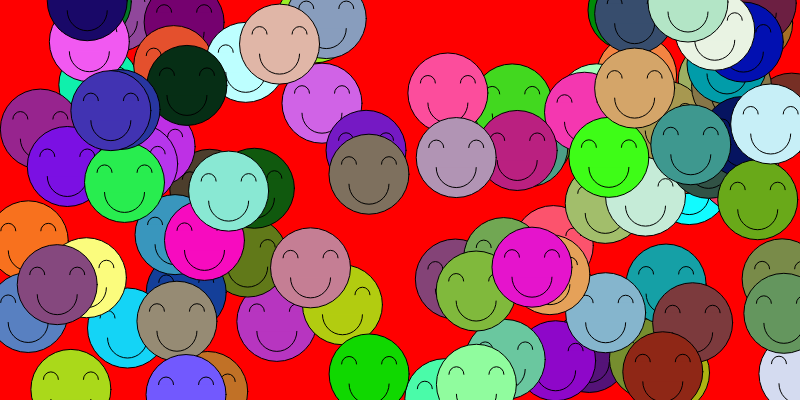
Frame 1 (no input)
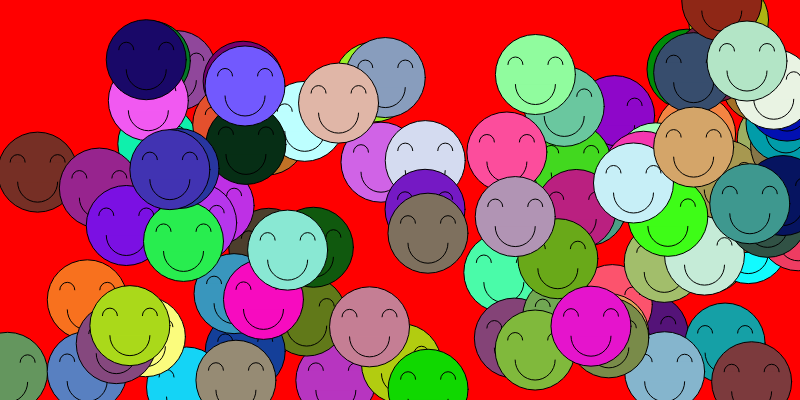
Frame 60 (no input)
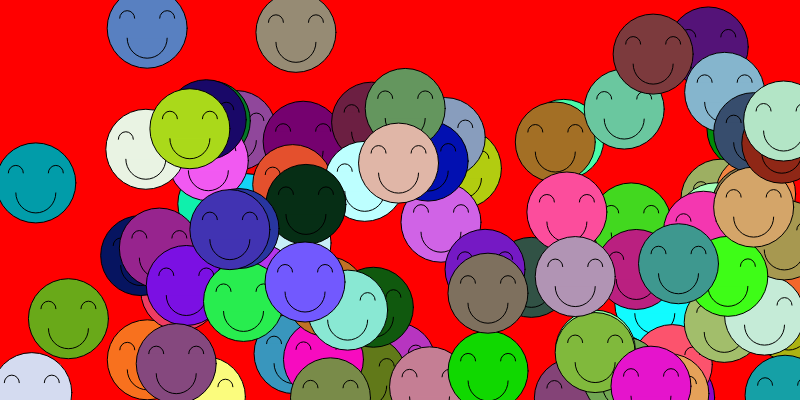
Frame 120 (the mouse pressed at the canvas centre since frame 60)

The p5.js sketch that drew these frames (run headless with seeded random() and noise() and a simulated clock; from frame 60 on, the mouse is pressed at the canvas centre):

// p5.js sketch
// ── sketch.js
// define an object
var happyArray = [];


function setup() {
	createCanvas(800,400);

	for (var i = 0; i < 100; i++) {
		happyArray.push(new HappyFace(random(256),random(256),random(256)));
	}
}

function draw() {

	background(255,0,0);
	for (var i = 0; i < happyArray.length; i++) {
		happyArray[i].drawFace();
	}

}
// ── happyFace.js

//constructor method
function HappyFace(red,green,blue){
  this.d = 80;
	this.posX = random(width);
	this.posY = random(height);
	this.speedX = 1;
	this.speedY = 1;
	this.dirX = 1;
	this.dirY = 1;
  this.r = red;
  this.g = green;
  this.b = blue;
}

HappyFace.prototype.drawFace = function() {

  // save current drawing style
  push();

  translate(this.posX, this.posY);
  fill(this.r,this.g,this.b);
  ellipse(0,0,this.d,this.d);
  arc(-20,-10,15,15,PI,TWO_PI);
  arc(20,-10,15,15,PI,TWO_PI);
  arc(0,10,40,40,TWO_PI,PI);

  // restore previous drawing style
  pop();
  this.move();

};

HappyFace.prototype.move= function(){
  this.posX = this.posX + (this.speedX*this.dirX);
  this.posY = this.posY + (this.speedY*this.dirY);
  if (this.posX>=width || this.posX<= 0) {
    this.dirX= -1*this.dirX;
    this.speedX= random(20);
    if (this.posX>=width) {
      this.posX=width-1;
    }
    if (this.posX<=0){
      this.posX=1;
    }
  }

  if (this.posY>=height || this.posY<= 0) {
    this.dirY= -1*this.dirY;
    this.speedY= random(20);
    if (this.posY>=height) {
      this.posY=height-1;
    }
    if (this.posY<=0){
      this.posY=1;
    }
  }
};
